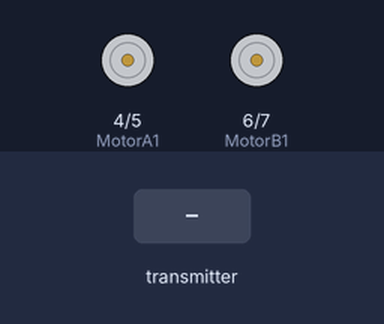
A sketch run on a simulated Arduino Uno, built with avr-gcc and run on an emulated ATmega328P. Shown: motor-driver pin pairs drawn as motors (green arrow = first pin HIGH = forward, orange = second pin HIGH = backward, longer = more drive, scaled by the enable pin). The inputs (shaded band) are chosen by the test bench. No radio packets arrive unless stated.

Above: at 1.2 s.
1.3 s: the transmitter starts sending xAxis = 0
At 2.0 s:
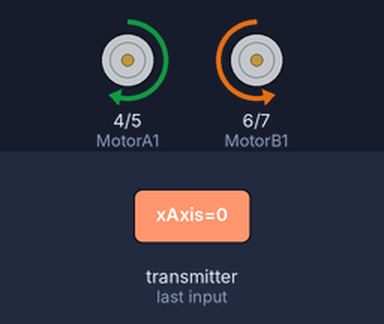
2.8 s: the transmitter starts sending yAxis = 512
At 3.1 s:
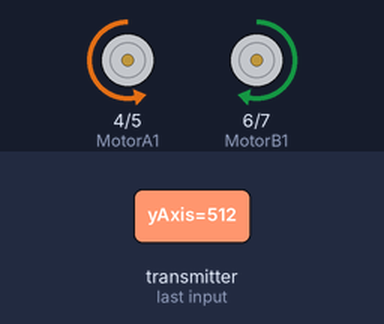
4.3 s: the transmitter starts sending yAxis = 0
At 5.4 s:
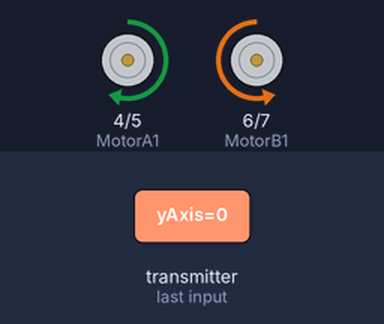
5.8 s: the transmitter starts sending yAxis = 1023
At 6.6 s:
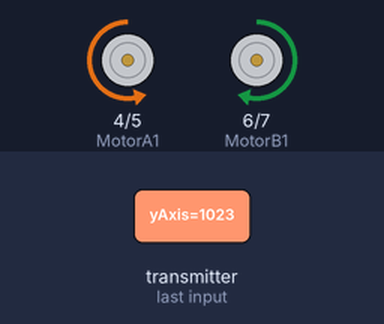
Timing chart, 0 to 8.3 s (numbered marks = the images above; inputs shaded):
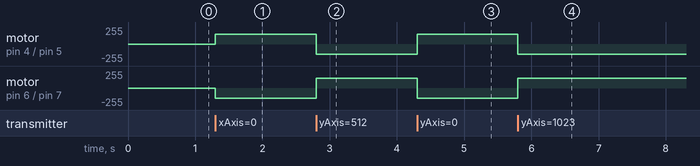

The sketch:

GestureReceiverCode.ino
```cpp
#include <SPI.h>
#include "RF24.h"

int ENA = 3;
int ENB = 9;
int MotorA1 = 4;
int MotorA2 = 5;
int MotorB1 = 6;
int MotorB2 = 7;

RF24 radio(8, 10);

const byte address[6] = "00001";

struct data {
  int xAxis;
  int yAxis;

};
data receive_data;


void setup() {
  // put your setup code here, to run once:
Serial.begin(9600);
radio.begin();
radio.openReadingPipe(0,address);
radio.startListening();
pinMode(ENA, OUTPUT);
pinMode(ENB, OUTPUT);
pinMode(MotorA1, OUTPUT);
pinMode(MotorA2, OUTPUT);
pinMode(MotorB1, OUTPUT);
pinMode(MotorB2, OUTPUT);
}


void loop() {
  // put your main code here, to run repeatedly
 while(radio.available()) {
    radio.read(&receive_data, sizeof(data));
 if(receive_data.yAxis > 400) {
  digitalWrite(MotorA1, LOW);
  digitalWrite(MotorA2, HIGH);
  digitalWrite(MotorB1, HIGH);
  digitalWrite(MotorB2, LOW);
  analogWrite(ENA, 150);
  analogWrite(ENB, 150);

}else if(receive_data.yAxis < 320) {
  digitalWrite(MotorA1, HIGH);
  digitalWrite(MotorA2, LOW);
  digitalWrite(MotorB1, LOW);
  digitalWrite(MotorB2, HIGH);
  analogWrite(ENA, 150);
  analogWrite(ENB, 150);
} else if(receive_data.xAxis < 320){
  digitalWrite(MotorA1, HIGH);
  digitalWrite(MotorA2, LOW);
  digitalWrite(MotorB1, HIGH);
  digitalWrite(MotorB2, LOW);
  analogWrite(ENA, 150);
  analogWrite(ENB, 150);
}else if(receive_data.xAxis > 400){
  digitalWrite(MotorA1, LOW);
  digitalWrite(MotorA2, HIGH);
  digitalWrite(MotorB1, LOW);
  digitalWrite(MotorB2, HIGH);
  analogWrite(ENA, 150);
  analogWrite(ENB, 150);
}else {
  digitalWrite(MotorA1, LOW);
  digitalWrite(MotorA2, LOW);
  digitalWrite(MotorB1, LOW);
  digitalWrite(MotorB2, LOW);
  analogWrite(ENA, 0);
  analogWrite(ENB, 0);
  }
 }
}
```

Measured:
- after the input at 1.3 s, motor on pin 4 (MotorA1) / pin 5 (MotorA2): stopped → forward 150/255 at once; motor on pin 6 (MotorB1) / pin 7 (MotorB2): stopped → backward 150/255 at once
- after the input at 2.8 s, motor on pin 4 (MotorA1) / pin 5 (MotorA2): forward 150/255 → backward 150/255 at once; motor on pin 6 (MotorB1) / pin 7 (MotorB2): backward 150/255 → forward 150/255 at once
- after the input at 4.3 s, motor on pin 4 (MotorA1) / pin 5 (MotorA2): backward 150/255 → forward 150/255 at once; motor on pin 6 (MotorB1) / pin 7 (MotorB2): forward 150/255 → backward 150/255 at once
- after the input at 5.8 s, motor on pin 4 (MotorA1) / pin 5 (MotorA2): forward 150/255 → backward 150/255 at once; motor on pin 6 (MotorB1) / pin 7 (MotorB2): backward 150/255 → forward 150/255 at once
